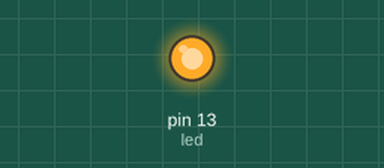
Simulated run of this sketch. Board: Arduino Uno, built with avr-gcc and run on an emulated ATmega328P. On the bench: output pins drawn as LEDs (lit = HIGH). What the sketch prints to the serial monitor is not drawn.

Above: at 0.05 s.
At 6.55 s:
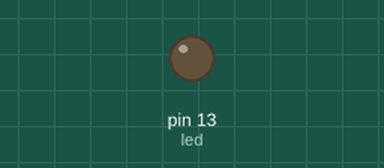
At 13.15 s:
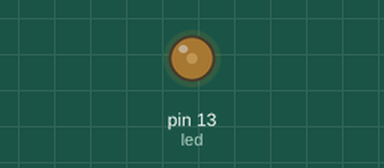
Timing chart, 0 to 21.6 s (numbered marks = the images above):
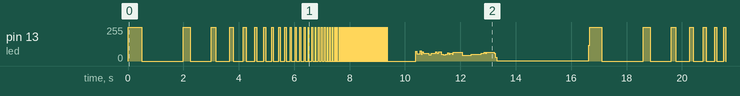

The sketch:

ex8_63010467.ino
```cpp
int i;
int led = 13;
void setup() {
  Serial.begin(9600);
  pinMode(led,OUTPUT);
}

void loop() {
  for(i=1;i<1600;i++)
  {
    digitalWrite(led,HIGH);
    delay(500/i);
    digitalWrite(led,LOW);
    delay(1500/i);
    Serial.println((500/i)+(1500/i));
  }
}
```

Measured:
- by itself, pin 13 (led): moves between 0/255 and 255/255, repeating every 16.6 s
